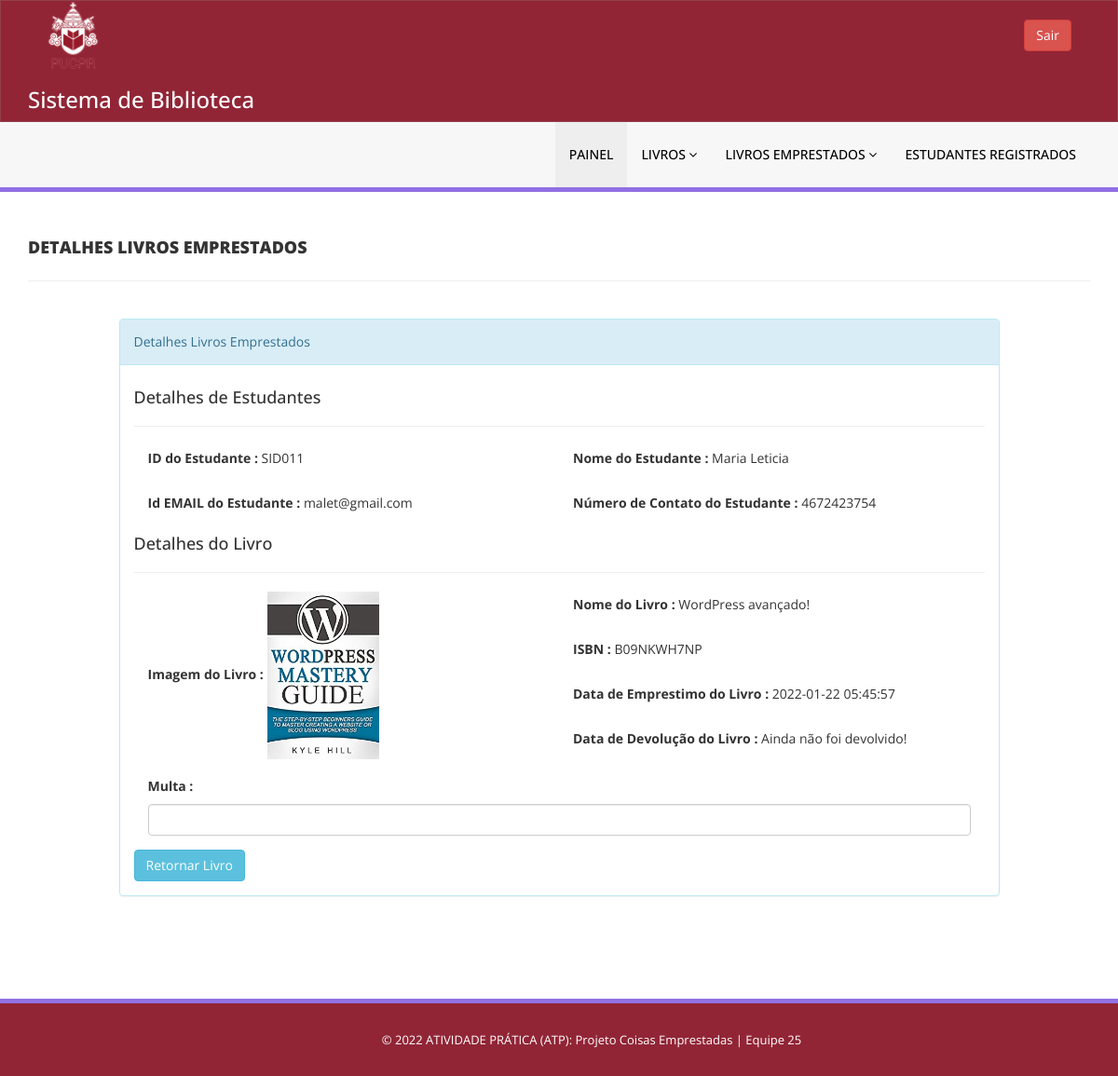
Page /admin/atualizarEmprestimo.php?rid=1 (signed in) on the committed database.
### tables this page shows
CREATE TABLE `tblissuedbookdetails` (
  `id` int(11) NOT NULL,
  `BookId` int(11) DEFAULT NULL,
  `StudentID` varchar(150) DEFAULT NULL,
  `IssuesDate` timestamp NULL DEFAULT current_timestamp(),
  `ReturnDate` timestamp NULL DEFAULT NULL ON UPDATE current_timestamp(),
  `RetrunStatus` int(1) DEFAULT NULL,
  `fine` int(11) DEFAULT NULL
);

CREATE TABLE `tblstudents` (
  `id` int(11) NOT NULL,
  `StudentId` varchar(100) DEFAULT NULL,
  `FullName` varchar(120) DEFAULT NULL,
  `EmailId` varchar(120) DEFAULT NULL,
  `MobileNumber` char(11) DEFAULT NULL,
  `Password` varchar(120) DEFAULT NULL,
  `Status` int(1) DEFAULT NULL,
  `RegDate` timestamp NULL DEFAULT current_timestamp(),
  `UpdationDate` timestamp NULL DEFAULT NULL ON UPDATE current_timestamp()
);

CREATE TABLE `tblbooks` (
  `id` int(11) NOT NULL,
  `BookName` varchar(255) DEFAULT NULL,
  `Category` varchar(255) DEFAULT NULL,
  `Author` varchar(255) DEFAULT NULL,
  `ISBNNumber` varchar(25) DEFAULT NULL,
  `bookImage` varchar(250) NOT NULL,
  `isIssued` int(1) DEFAULT NULL,
  `RegDate` timestamp NULL DEFAULT current_timestamp(),
  `UpdationDate` timestamp NULL DEFAULT NULL ON UPDATE current_timestamp()
);

### admin/atualizarEmprestimo.php (the view, shortened to what this page needs)
<?php
include('includes/config.php');
if (strlen($_SESSION['alogin']) == 0) {
	header('location:index.php');
} else {
?>
	<!DOCTYPE html>
	<html xmlns="http://www.w3.org/1999/xhtml">
	<head>
		<link href="assets/css/bootstrap.css" rel="stylesheet" />
		<link href="assets/css/font-awesome.css" rel="stylesheet" />
		<link href="assets/css/style.css" rel="stylesheet" />
	</head>
	<body>
		<?php include('includes/header.php'); ?>
		<div class="content-wrapper">
			<div class="container">
				<div class="row pad-botm">
					<div class="col-md-12">
						<h4 class="header-line">Detalhes Livros Emprestados</h4>
					</div>
				</div>
				<div class="row">
					<div class="col-md-10 col-sm-6 col-xs-12 col-md-offset-1">
						<div class="panel panel-info">
							<div class="panel-heading">
								Detalhes Livros Emprestados
							</div>
							<div class="panel-body">
								<form role="form" method="post">
									<?php
									$rid = intval($_GET['rid']);
									$sql = "SELECT tblstudents.StudentId ,tblstudents.FullName,tblstudents.EmailId,tblstudents.MobileNumber,tblbooks.BookName,tblbooks.ISBNNumber,tblissuedbookdetails.IssuesDate,tblissuedbookdetails.ReturnDate,tblissuedbookdetails.id as rid,tblissuedbookdetails.fine,tblissuedbookdetails.RetrunStatus,tblbooks.id as bid,tblbooks.bookImage from  tblissuedbookdetails join tblstudents on tblstudents.StudentId=tblissuedbookdetails.StudentId join tblbooks on tblbooks.id=tblissuedbookdetails.BookId where tblissuedbookdetails.id=:rid";
									$query = $dbh->prepare($sql);
									$query->bindParam(':rid', $rid, PDO::PARAM_STR);
									$query->execute();
									$results = $query->fetchAll(PDO::FETCH_OBJ);
									if ($query->rowCount() > 0) {
										foreach ($results as $result) {               ?>
											<h4>Detalhes de Estudantes</h4>
											<hr />
											<div class="col-md-6">
												<div class="form-group">
													<label>ID do Estudante :</label>
													<?php echo htmlentities($result->StudentId); ?>
												</div>
											</div>
											<div class="col-md-6">
												<div class="form-group">
													<label>Nome do Estudante :</label>
													<?php echo htmlentities($result->FullName); ?>
												</div>
											</div>
											<div class="col-md-6">
												<div class="form-group">
													<label>Id EMAIL do Estudante :</label>
													<?php echo htmlentities($result->EmailId); ?>
												</div>
											</div>
											<div class="col-md-6">
												<div class="form-group">
													<label>Número de Contato do Estudante :</label>
													<?php echo htmlentities($result->MobileNumber); ?>
												</div>
											</div>
											<h4>Detalhes do Livro</h4>
											<hr />
											<div class="col-md-6">
												<div class="form-group">
													<label>Imagem do Livro :</label>
													<img src="bookimg/<?php echo htmlentities($result->bookImage); ?>" width="120">
												</div>
											</div>
											<div class="col-md-6">
												<div class="form-group">
													<label>Nome do Livro :</label>
													<?php echo htmlentities($result->BookName); ?>
												</div>
											</div>
											<div class="col-md-6">
												<div class="form-group">
													<label>ISBN :</label>
													<?php echo htmlentities($result->ISBNNumber); ?>
												</div>
											</div>
											<div class="col-md-6">
												<div class="form-group">
													<label>Data de Emprestimo do Livro :</label>
													<?php echo htmlentities($result->IssuesDate); ?>
												</div>
											</div>
											<div class="col-md-6">
												<div class="form-group">
													<label>Data de Devolução do Livro :</label>
													<?php if ($result->ReturnDate == "") {
														echo htmlentities("Ainda não foi devolvido!");
													} else {
														echo htmlentities($result->ReturnDate);
													}
													?>
												</div>
											</div>
											<div class="col-md-12">
												<div class="form-group">
													<label>Multa :</label>
													<?php
													if ($result->fine == "") { ?>
														<input class="form-control" type="text" name="fine" id="fine" required />
													<?php } else {
														echo htmlentities($result->fine);
													}
													?>
												</div>
											</div>
											<?php if ($result->RetrunStatus == 0) { ?>
												<button type="submit" name="return" id="submit" class="btn btn-info">Retornar Livro </button>
							</div>
				<?php }
										}
									} ?>
						</div>
					</div>
				</div>
			</div>
		</div>
		<?php include('includes/footer.php'); ?>
	</body>
	</html>
<?php } ?>

### admin/assets/css/style.css (style rules this page uses)
.content-wrapper { margin-top: 40px; min-height: 800px; padding-bottom: 90px; }
.header-line { font-weight: 900; padding-bottom: 25px; border-bottom: 1px solid #eeeeee; text-transform: uppercase; }
.pad-botm { padding-bottom: 30px; }

### rows in the picture
tblissuedbookdetails: tblstudents.StudentId "SID011", tblstudents.FullName "Maria Leticia", tblstudents.EmailId "malet@gmail.com", tblstudents.MobileNumber "4672423754", BookId.bookImage (picture), BookId.BookName "WordPress avançado!", BookId.ISBNNumber "B09NKWH7NP", IssuesDate "2022-01-22 05:45:57", shows "Retornar Livro"
